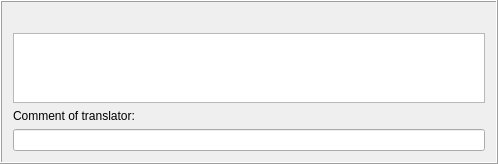
<?xml version="1.0" encoding="UTF-8"?>
<ui version="4.0">
 <class>TranslateField</class>
 <widget class="QFrame" name="TranslateField">
  <property name="geometry">
   <rect>
    <x>0</x>
    <y>0</y>
    <width>498</width>
    <height>162</height>
   </rect>
  </property>
  <property name="windowTitle">
   <string>Form</string>
  </property>
  <property name="frameShape">
   <enum>QFrame::Box</enum>
  </property>
  <property name="frameShadow">
   <enum>QFrame::Raised</enum>
  </property>
  <layout class="QVBoxLayout" name="verticalLayout">
   <item>
    <widget class="QLabel" name="translationLabel">
     <property name="text">
      <string notr="true">&lt;translation&gt;</string>
     </property>
    </widget>
   </item>
   <item>
    <widget class="QPlainTextEdit" name="translationText"/>
   </item>
   <item>
    <widget class="QLabel" name="commentOfTranslatorLabel">
     <property name="text">
      <string>Comment of translator:</string>
     </property>
    </widget>
   </item>
   <item>
    <widget class="QLineEdit" name="note"/>
   </item>
  </layout>
 </widget>
 <resources/>
 <connections/>
</ui>
